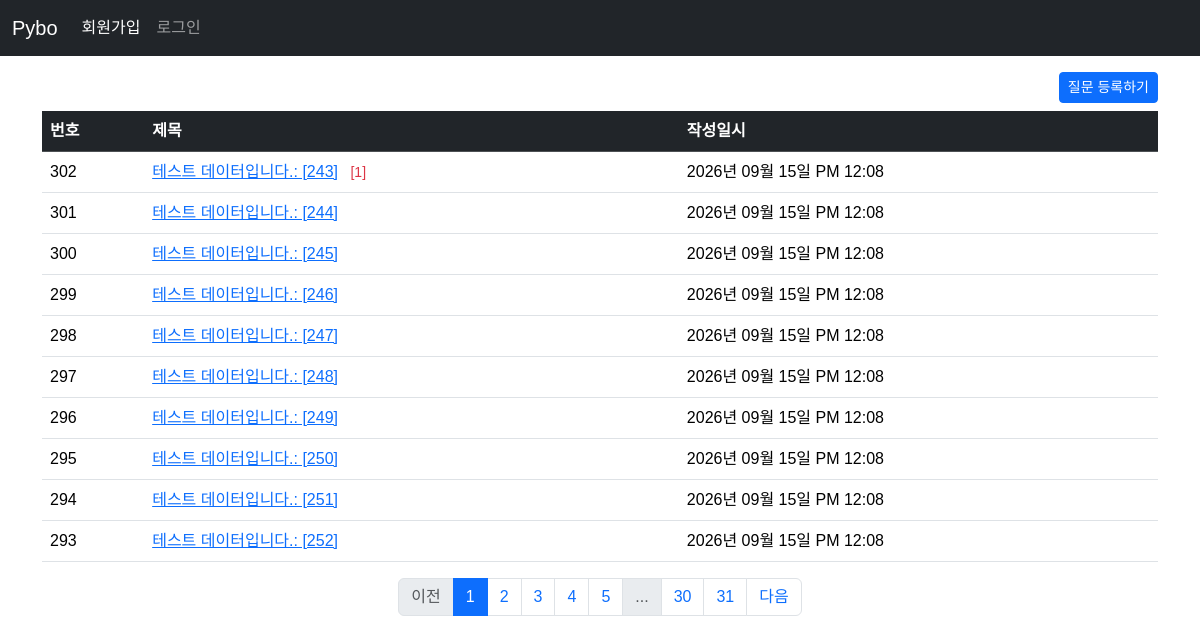
The page /question/list on the database its author committed.
### pybo/models.py (models this page shows)
class Question(db.Model):
    id = db.Column(db.Integer, primary_key=True)
    subject = db.Column(db.String(200), nullable=False)
    content = db.Column(db.Text, nullable=False)
    create_date = db.Column(db.DateTime, nullable=False)

### pybo/views/question_views.py (the view)
@bp.route('/list')
def _list():
    page = request.args.get('page', default=1, type=int)  # url parameter ?page=1
    question_list = Question.query.order_by(Question.create_date.desc())
    question_list = question_list.paginate(page=page, per_page=10)  # 페이징 구현
    return render_template('question/question_list.html', question_list=question_list)

### pybo/filter.py (called while the page is built)
def format_datetime(value, fmt='%Y년 %m월 %d일 %p %I:%M'):
    return value.strftime(fmt)

### pybo/templates/question/question_list.html
{% extends 'base.html' %}
{% block content %}
<div class="container my-3">
    <div class="text-end">
        <a href="{{ url_for('question.create') }}" class="btn btn-primary btn-sm mb-2">질문 등록하기</a>
    </div>
    <table class="table table-hover">
      <thead>
        <tr class="table-dark">
            <th>번호</th>
            <th>제목</th>
            <th>작성일시</th>
        </tr>
      </thead>
      <tbody>
        {% if question_list %}
        {% for question in question_list.items %}
        <tr>
          <td>{{ question_list.total - ((question_list.page - 1) * question_list.per_page) - loop.index0 }}</td>
          <td>
              <a href="{{ url_for('question.detail', question_id=question.id) }}">{{question.subject}}</a>
              {% if question.answer_set | length > 0 %}
              <span class="text-danger small mx-2">[{{ question.answer_set | length }}]</span>
              {% endif %}
          </td>
          <td>{{ question.create_date | datetime }}</td>
        </tr>
        {% endfor %}
        {% else %}
        <tr>
            <td colspan="3">질문이 없습니다.</td>
        </tr>
        {% endif %}
      </tbody>
    </table>
    <nav aria-label="...">
      <ul class="pagination justify-content-center">
        {% if question_list.has_prev %}
        <li class="page-item"><a href="?page={{ question_list.prev_num }}" class="page-link">이전</a></li>
        {% else %}
        <li class="page-item disabled">
            <a href="javascript:void(0)" class="page-link" aria-disabled="ture">이전</a>
        </li>
        {% endif %}
        {% for page_num in question_list.iter_pages() %}
        {% if page_num %}
        {% if page_num != question_list.page %}
        <li class="page-item"><a class="page-link" href="?page={{ page_num }}">{{ page_num }}</a></li>
        {% else %}
        <li class="page-item active">
          <a class="page-link" href="javascript:void(0)" aria-current="page">{{ page_num }}</a>
        </li>
        {% endif %}
        {% else %}
        <li class="page-item disabled"><a class="page-link" href="javascript:void(0)">...</a></li>
        {% endif %}
        {% endfor %}
        {% if question_list.has_next %}
        <li class="page-item"><a class="page-link" href="?page={{ question_list.next_num }}">다음</a></li>
        {% else %}
        <li class="page-item disabled">
            <a class="page-link" href="javscript:void(0)" aria-disabled="ture">다음</a>
        </li>
        {% endif %}
      </ul>
    </nav>
</div>
{% endblock %}

### pybo/static/style.css (style rules this page uses)
body { font-family: "Noto Sans KR", sans-serif; font-weight: 400; }

### rows shown on the page
Question: total "302", subject "테스트 데이터입니다.: [243]", answer_set|length "1", create_date "2026년 09월 15일 PM 12:08"
Question: total "301", subject "테스트 데이터입니다.: [244]", create_date "2026년 09월 15일 PM 12:08"
Question: total "300", subject "테스트 데이터입니다.: [245]", create_date "2026년 09월 15일 PM 12:08"
Question: total "299", subject "테스트 데이터입니다.: [246]", create_date "2026년 09월 15일 PM 12:08"
Question: total "298", subject "테스트 데이터입니다.: [247]", create_date "2026년 09월 15일 PM 12:08"
Question: total "297", subject "테스트 데이터입니다.: [248]", create_date "2026년 09월 15일 PM 12:08"
Question: total "296", subject "테스트 데이터입니다.: [249]", create_date "2026년 09월 15일 PM 12:08"
Question: total "295", subject "테스트 데이터입니다.: [250]", create_date "2026년 09월 15일 PM 12:08"
Question: total "294", subject "테스트 데이터입니다.: [251]", create_date "2026년 09월 15일 PM 12:08"
Question: total "293", subject "테스트 데이터입니다.: [252]", create_date "2026년 09월 15일 PM 12:08"

### other values the page prints
{{ page_num }} "1"
{{ page_num }} "2" "3" "4" "5" "30" "31"
